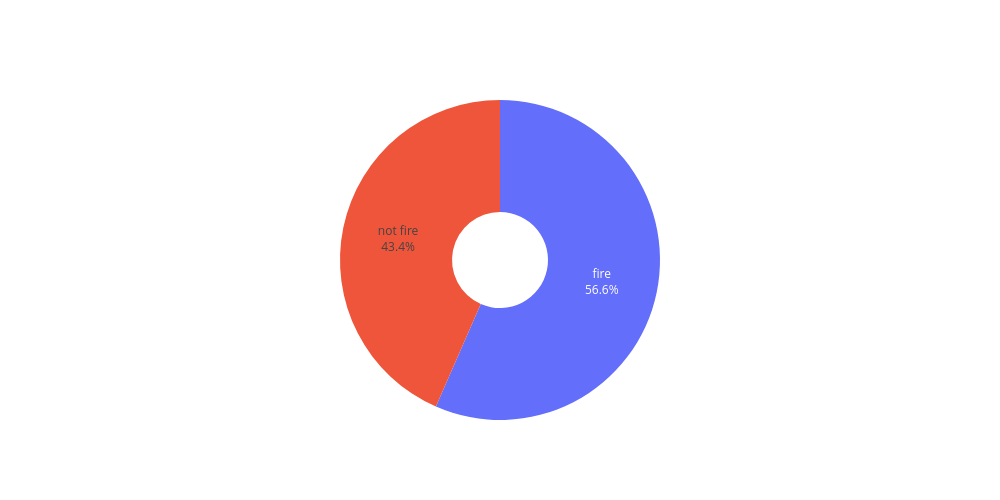

Write notebook code for a chart like this one.
### Code cell
fig = go.Figure(data=[go.Pie(labels=cls_val_cnt.index,values=cls_val_cnt.values,hole=0.3,textinfo='label+percent')])
fig.update_layout(height=500,width=1000,showlegend=False)
fig.show()

### Figure 1 — Plotly figure (JSON) as saved in the notebook; plotly's stock layout.template omitted (floating-point values rounded to 4 significant figures)
{"data": [{"hole": 0.3, "labels": ["fire", "not fire"], "textinfo": "label+percent", "type": "pie", "values": [0.5656, 0.4344]}], "layout": {"height": 500, "showlegend": false, "width": 1000}}
